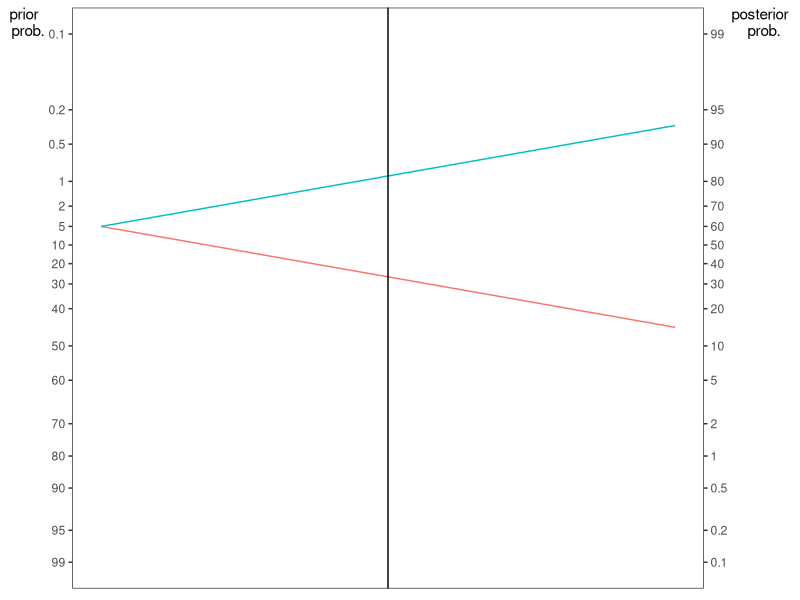

R code for this plot:
## nomogram plot draft 1

odds         <- function(p){
    o <- p/(1-p)
    return(o)
}

logodds      <- function(p){
    lo <- log10(p/(1-p))
    return(lo)
}

logodds_to_p <- function(lo){
    o <- 10^lo
    p <- o/(1+o)
    return(p)
}


library(ggplot2)


## set all the theme preferences up front so the plot is legible
theme_set(theme_bw() +
              theme(axis.text.x = element_blank(),
                    axis.ticks.x = element_blank(),
                    axis.title.x = element_blank(),
                    axis.title.y = element_text(angle = 0),
                    axis.title.y.right = element_text(angle = 0),
                    axis.line = element_blank(),
                    panel.grid = element_blank(),
                    legend.position = "none"
                    )
          )




ticks_prob    <- c(0.1, 0.2, 0.5, 1, 2, 5, 10, 20, 30,
                   40, 50, 60, 70, 80, 90, 95, 99)
ticks_odds    <- odds(ticks_prob)
ticks_logodds <- logodds(ticks_prob/100)
ticks_lrs     <- sort(c(10^(-3:3), 2*(10^(-3:2)), 5*(10^(-3:2))))
ticks_log_lrs <- log10(ticks_lrs)

 
prior_prob  <- 0.6
# prevalence  <- prior_prob*100
prior_odds  <- odds(prior_prob)
sensitivity <- 0.9
specificity <- 0.9
PLR <- sensitivity/(1-specificity)
NLR <- (1-sensitivity)/specificity
post_odds_pos  <- prior_odds * PLR
post_odds_neg  <- prior_odds * NLR
post_prob_pos  <- post_odds_pos/(1+post_odds_pos)
post_prob_neg  <- post_odds_neg/(1+post_odds_neg)

left   <- 0
right  <- 1
middle <- mean(c(left, right))
    
df <- data.frame(x=c(left, right, left, right), 
                 y=c(prior_prob, post_prob_pos, prior_prob, post_prob_neg), 
                 line = c("pos", "pos", "neg", "neg"))

df$lo_y <- logodds(df$y)

    
ggplot(df) +
    geom_line(aes(x = x, y = lo_y, color = line)) +
    geom_vline(aes(x = x, y = lo_y, color = line), xintercept = middle) + 
    # geom_text(aes(x = rep(middle, length(ticks_log_lrs)),
    #               y = ticks_log_lrs, label = "+")) +
    # geom_segment(aes(x = middle, xend = middle, y = 1.99, yend = -2)) +
    ylab("prior \n prob.") +
    scale_y_continuous(
        limits = range(ticks_logodds),
        breaks = ticks_logodds, 
        labels = rev(ticks_prob),
        # trans = "reverse",
        sec.axis = sec_axis(trans = ~., 
                            name = "posterior \n prob.", 
                            labels = ticks_prob, 
                            breaks = ticks_logodds
                            )
    )




### 
# ticks_lrs <- c(0.001, 0.002, 0.005, 0.01, 0.02, 0.05, 1,
#                    2, 5, 10,20, 50, 100, 200, 500, 1000)


